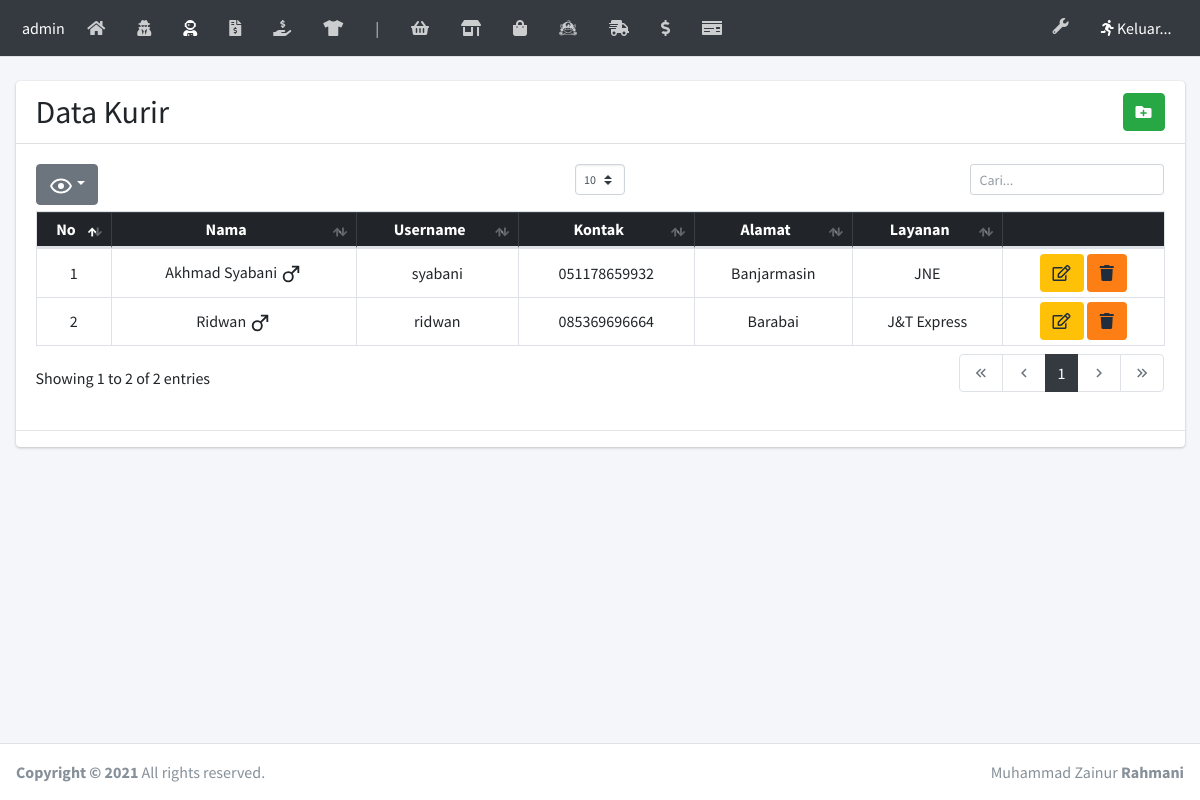
/laman/kurir.php, run on the app's committed database.
### tables this page shows
CREATE TABLE `kurir` (
  `idkurir` int(3) NOT NULL,
  `username` varchar(10) NOT NULL,
  `password` varchar(10) NOT NULL,
  `namakurir` varchar(80) NOT NULL,
  `kontakkurir` varchar(50) NOT NULL,
  `alamatkurir` text NOT NULL,
  `jkkurir` enum('0','1') NOT NULL,
  `layanan` varchar(20) NOT NULL
);

### laman/kurir.php (the view, shortened to what this page needs)
<?php require('headernya.php'); error_reporting(0); ?>
  <div class="content-wrapper">
    <br>
    <section class="content">
      <div class="container-fluid">
        <div class="row">
          <div class="col-12">
            <div class="card">
              <div class="card-header">
                <h2 style="display:inline;">Data Kurir</h2>
                <button style="float: right;margin-left: 5px" class="btn btn-success" type="button" data-toggle="tooltip" data-placement="bottom" title="Tambah"><a href="kurir_input.php" class="text-white"><i class="fas fa-folder-plus"></i></a></button>
              </div>
              <div class="card-body">
                <table id="dataTables" class="table table-bordered table-hover table-sm">
                  <thead class="table-dark">
                    <tr class="text-center">
                        <th>No</th>
                        <th>Nama</th>
                        <th>Username</th>
                        <th>Kontak</th>
                        <th>Alamat</th>
                        <th>Layanan</th>
                        <th class="hide"></th>
                    </tr>
                  </thead>
                  <tbody>
                    <?php
                      $no = 1;
                      $query = mysqli_query($kon, "SELECT * FROM kurir ORDER BY namakurir ASC");
                      while($data = mysqli_fetch_array($query)){
                        ?>
                          <tr class="text-center">
                          <td><?= $no++ ?></td>
                          <td><?php
                            if($data['jkkurir'] == 0){
                              echo $data['namakurir']." <svg style='width:22px;height:22px' viewBox='0 0 24 24'><path fill='currentColor' d='M9,9C10.29,9 11.5,9.41 12.47,10.11L17.58,5H13V3H21V11H19V6.41L13.89,11.5C14.59,12.5 15,13.7 15,15A6,6 0 0,1 9,21A6,6 0 0,1 3,15A6,6 0 0,1 9,9M9,11A4,4 0 0,0 5,15A4,4 0 0,0 9,19A4,4 0 0,0 13,15A4,4 0 0,0 9,11Z' /></svg>";
                            } ?></td>
                          <td><?= $data['username'] ?></td>
                          <td><?= $data['kontakkurir'] ?></td>
                          <td><?= $data['alamatkurir'] ?></td>
                          <td><?= $data['layanan'] ?></td>
                          <td>
                            <button class="btn bg-warning" type="button"><a href="kurir_edit.php?idkurir=<?= $data['idkurir'] ?>" class="text-white"><i class="far fa-edit"></i></a></button>
                            <button class="btn bg-orange" onclick="yakin = confirm('Apakah Kamu yakin ingin Menghapus?'); if(yakin){ window.location = 'hapus.php?idkurir=<?= $data['idkurir'] ?>';
                              }" type="button"><i class="fas fa-trash"></i></button>
                          </td>
                        <?php
                      }
                    ?>
                  </tbody>
                </table>
              </div>
              <hr>
            </div>
          </div>
        </div>
      </div>
    </section>
  </div>
<?php require('footernya.php') ?>

### data on the page
kurir: namakurir "Akhmad Syabani", username "syabani", kontakkurir "051178659932", alamatkurir "Banjarmasin", layanan "JNE"
kurir: namakurir "Ridwan", username "ridwan", kontakkurir "085369696664", alamatkurir "Barabai", layanan "J&T Express"
